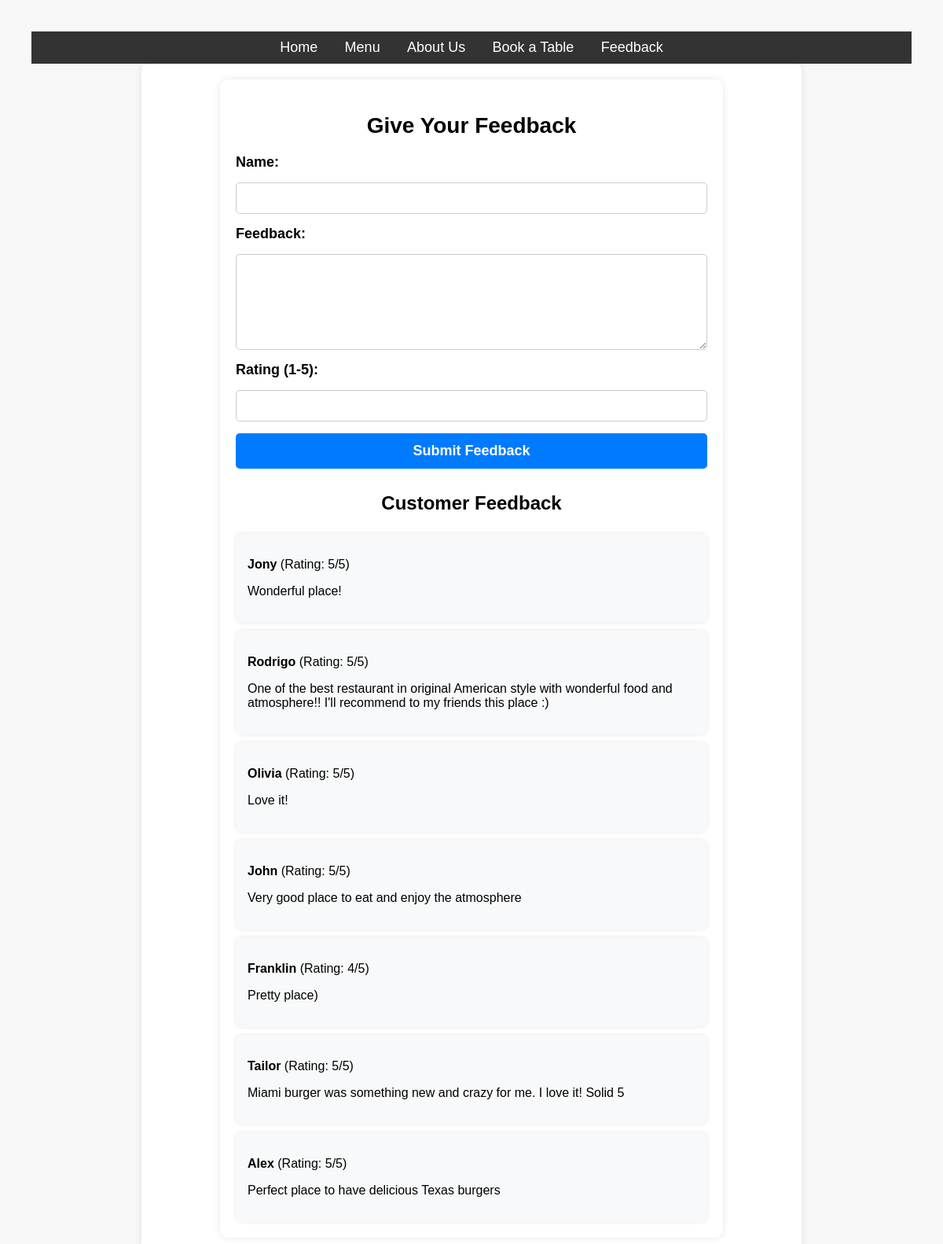
The page /restaurant_app/feedback/ on the database as committed earlier.
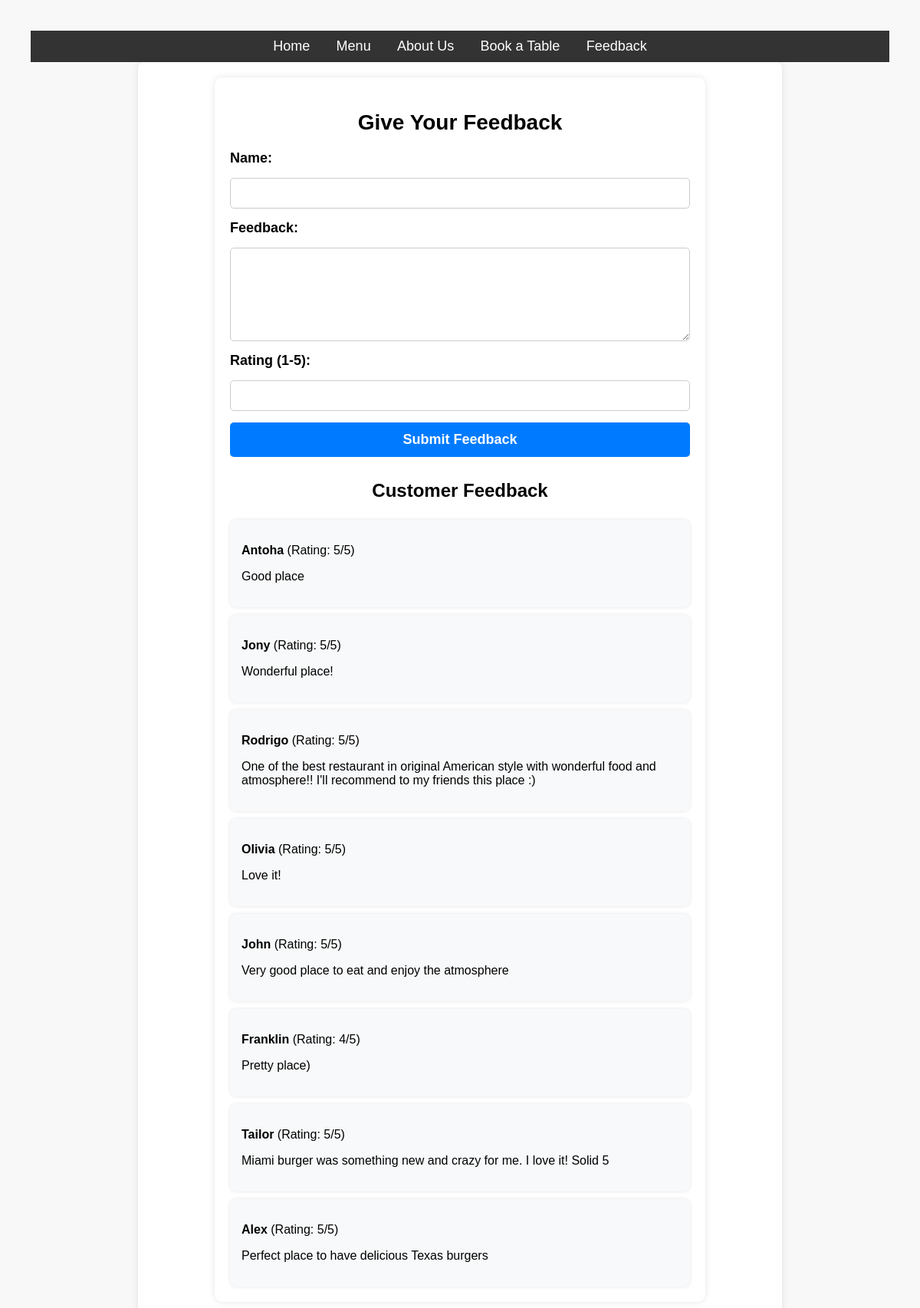
The same page on the database as committed later.
### restaurant_app/models.py (models this page shows, shortened)
class Feedback(models.Model):
    user_name = models.CharField(max_length=15)
    description = models.TextField(blank=False)
    rating = models.IntegerField()

### restaurant_app/views.py (the view)
# urls.py: path("feedback/", FeedbackView.as_view(), name="feedback"),
class FeedbackView(CreateView):
    model = Feedback
    form_class = FeedbackForm
    template_name = "restaurant_app/feedback.html"
    success_url = reverse_lazy("restaurant_app:feedback")
    def get_context_data(self, **kwargs):
        context = super().get_context_data(**kwargs)
        context["feedback_list"] = Feedback.objects.all().order_by("-id")
        return context

### restaurant_app/views.py (shortened to what this page needs)
class FeedbackForm(forms.ModelForm):
    class Meta:
        model = Feedback
        fields = ["user_name", "description", "rating"]

### templates/restaurant_app/feedback.html (shortened to what this page needs)
{% extends 'base.html' %}
{% block content %}
<div class="container" style="max-width: 600px; margin: auto; padding: 20px; background: white; border-radius: 10px; box-shadow: 0 0 10px rgba(0, 0, 0, 0.1);">
    <h2 style="text-align: center; font-size: 28px; margin-bottom: 20px;">Give Your Feedback</h2>
    <form method="POST" action="{% url 'restaurant_app:feedback' %}" style="display: flex; flex-direction: column; gap: 15px;">
        <label for="user_name" style="font-size: 18px; font-weight: bold;">Name:</label>
        <input type="text" id="user_name" name="user_name" required style="padding: 10px; font-size: 16px; border-radius: 5px; border: 1px solid #ccc;">
        <label for="description" style="font-size: 18px; font-weight: bold;">Feedback:</label>
        <textarea id="description" name="description" required style="padding: 10px; font-size: 16px; border-radius: 5px; border: 1px solid #ccc; height: 100px;"></textarea>
        <label for="rating" style="font-size: 18px; font-weight: bold;">Rating (1-5):</label>
        <input type="number" id="rating" name="rating" min="1" max="5" required style="padding: 10px; font-size: 16px; border-radius: 5px; border: 1px solid #ccc;">
        <button type="submit" style="padding: 12px; font-size: 18px; font-weight: bold; color: white; background: #007bff; border: none; border-radius: 5px; cursor: pointer; transition: background 0.3s;">Submit Feedback</button>
    </form>
    <h3 style="text-align: center; font-size: 24px; margin-top: 30px;">Customer Feedback</h3>
    {% for feedback in feedback_list %}
        <div class="feedback-box" style="background: #f8f9fa; padding: 15px; border-radius: 8px; margin-top: 10px; box-shadow: 0 0 5px rgba(0, 0, 0, 0.1);">
            <p><strong>{{ feedback.user_name }}</strong> (Rating: {{ feedback.rating }}/5)</p>
            <p>{{ feedback.description }}</p>
        </div>
    {% empty %}
        <p style="text-align: center; font-size: 16px;">No feedback yet. Be the first to share your thoughts!</p>
    {% endfor %}
</div>
{% endblock %}

### templates/base.html (shortened to what this page needs)
<!DOCTYPE html>
<html lang="en">
<head>
</head>
<body>
    <nav>
        <a href="{% url 'restaurant_app:home' %}">Home</a>
        <a href="{% url 'restaurant_app:menu' %}">Menu</a>
        <a href="{% url 'restaurant_app:about' %}">About Us</a>
        <a href="{% url 'restaurant_app:book_table' %}">Book a Table</a>
        <a href="{% url 'restaurant_app:feedback' %}">Feedback</a>
    </nav>
    <div class="container">
        {% block content %}
        {% endblock %}
    </div>
</body>
</html>{% comment %}{% endcomment %}

### templates/base.html (style rules this page uses)
body { font-family: Arial, sans-serif; margin: 20px; padding: 20px; background-color: #f8f8f8; }
.container { max-width: 800px; margin: auto; background: white; padding: 20px; border-radius: 8px; box-shadow: 0px 0px 10px rgba(0, 0, 0, 0.1); }
nav { background: #333; padding: 10px; text-align: center; }
nav a { color: white; margin: 0 15px; text-decoration: none; font-size: 18px; }

Rows that differ between the two databases and show on the page:
added Feedback: user_name "Antoha", rating "5", description "Good place"
